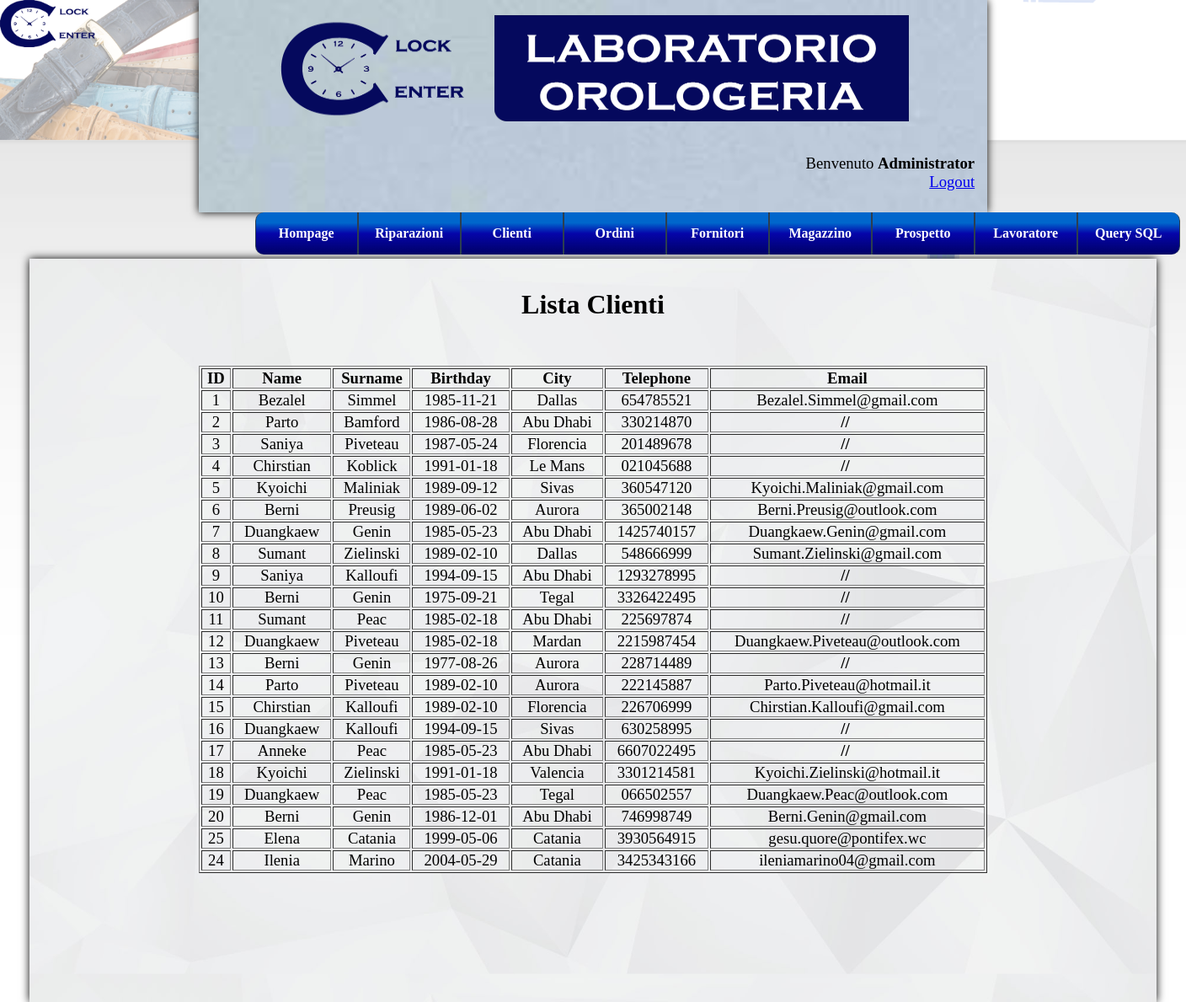
Screenshot of /clock.php?page=viewCustomers (signed in) with the database file from the repository.
### tables this page shows
CREATE TABLE IF NOT EXISTS `worker` (
  `id` int(11) NOT NULL AUTO_INCREMENT,
  `username` varchar(20) NOT NULL,
  `password` varchar(30) NOT NULL,
  `name` varchar(30) DEFAULT NULL,
  PRIMARY KEY (`id`),
  UNIQUE KEY `username` (`username`)
);

CREATE TABLE IF NOT EXISTS `customer` (
  `id` int(11) NOT NULL AUTO_INCREMENT,
  `name` varchar(30) NOT NULL,
  `surname` varchar(30) NOT NULL,
  `birthday` date NOT NULL,
  `city` varchar(30) NOT NULL,
  `telephone` varchar(15) NOT NULL,
  `email` varchar(50) DEFAULT NULL,
  PRIMARY KEY (`id`),
  UNIQUE KEY `name` (`name`,`surname`,`birthday`,`city`,`telephone`)
);

### include/Customer/view.php (the view)
<br><br>
<h1 align="center">Lista Clienti</h1>
<br><br><br>
<?php
	$query="SELECT * FROM `customer`;";
	if(!($result=mysql_query($query,$connection))){
		echo "<br><br><br><p align=\"center\">ERRORE. Impossibile visualizzare la lista.</p><br>";
		echo "<p align=\"center\"><img src=\"images/errore.png\" height=\"80\" width=\"80\"></p>";
		die("");
	}
	echo "<table border=\"1\" width=\"70%\" class=\"tab\">";
		echo "<th>ID<th>Name<th>Surname<th>Birthday<th>City<th>Telephone<th>Email";
		if(mysql_num_rows($result)>0){
			while($rs=mysql_fetch_row($result)){
				echo "<tr>";
				$indice=count($rs);
				for($i=0; $i<$indice; $i++){
					if($rs[$i]!=NULL)
						echo "<td align=\"center\">&nbsp;".$rs[$i]."&nbsp;</td>";
					else
						echo "<td align=\"center\">&nbsp;<strong>//</strong> &nbsp;</td>";
				}
				echo "</tr>";
			}
		}else{
			echo "<br><br>Nessun risultato trovato.";
		}
	echo "</table>";
?>

### clock.php (shortened to what this page needs)
<?php
	if(!($connection=mysql_connect("localhost","root","")))
		die ("ERRORE. Non riesco a contattare il server DBMS");
	if(!isset($_SESSION["id_utente"])){
		$page="index.php";
		header('Refresh: 3; url=' . $page);
		echo "<br><br>Errore. Effettuare prima il login!<br>Attendi...";
		echo "<br><br>Clicca <a href=\"index.php\">qui</a> se non vieni reindirizzato automaticamente.";
	}else{
		$iduser=$_SESSION["id_utente"];
		$query="SELECT `name`,`username` FROM worker ".
				"WHERE \"$iduser\"=`id`;";
		if(!($result=mysql_query($query,$connection)))
			die("ERRORE. Query non eseguita");
		if(mysql_num_rows($result)>0){
			$rs=mysql_fetch_row($result);
			if($rs[0]=="")	$user=$rs[1];	else	$user=$rs[0];
		}else{
			echo "ERRORE!";
		}
?>
<html>
	<head>
	</head>
	<body class="bodycss" background="images\background.png">
		<a href="index.php"><img src="images\logo.png" align="left" height="7%" width="8%"></a>
		<div class="container">
			<div class="clocktop">
				<br>
				<p align="center"><img src="images/welcome.png"; width="80%"; height="50%"></p>
				<br><br><br>
				<?php
					echo "<p class=\"plogout\" align=\"right\">Benvenuto <strong>".$user."</strong><br><a href=\"logout.php\">Logout</a></p>";
				?>
			</div>
			<div <?php if($iduser!=1){ ?> class="divmenu" <?php }else{ ?> class="divmenuAdmin" <?php } ?> >
				<?php include 'include/menu.php'; ?>
			</div>
			<div class="clockbottom">
				<?php include 'include/IFmenu.php';	?>
			</div>
		</div>
	</body>
</html>
<?php }  ?>

### style.css (style rules this page uses)
p.plogout { font-size: 14pt; margin: 5px; position: relative; top: -20px; right: 10px; }
body.bodycss { background-repeat: no-repeat; background-size: cover; background-size: 100% auto; }
div.container { width: 95%; height: 105%; margin: auto; }
div.clocktop { width: 70%; height: 30%; padding: 0px; margin:auto; background-image: url('images/grigio-chiaro.jpg'); box-shadow: 0px 0px 10px #000; background-size: 100% auto; }
div.clockbottom { width: 100%; height: 105%; padding: 0px; margin-top:5px; box-shadow: 0px 0px 10px #000; background-image: url('images/grigio.jpg'); background-size: 100% auto; }
table.tab { font-size: 14pt; }

### menu.css (style rules this page uses)
* { margin: 0 auto; padding: 0; }
div.divmenuAdmin { position: relative; width: 100%; padding: 0px; margin-left: 20%; }

### rows the page displays
worker: name "Administrator"
customer: id "1", name "Bezalel", surname "Simmel", birthday "1985-11-21", city "Dallas", telephone "654785521", email "Bezalel.Simmel@gmail.com"
customer: id "2", name "Parto", surname "Bamford", birthday "1986-08-28", city "Abu Dhabi", telephone "330214870"
customer: id "3", name "Saniya", surname "Piveteau", birthday "1987-05-24", city "Florencia", telephone "201489678"
customer: id "4", name "Chirstian", surname "Koblick", birthday "1991-01-18", city "Le Mans", telephone "021045688"
customer: id "5", name "Kyoichi", surname "Maliniak", birthday "1989-09-12", city "Sivas", telephone "360547120", email "Kyoichi.Maliniak@gmail.com"
customer: id "6", name "Berni", surname "Preusig", birthday "1989-06-02", city "Aurora", telephone "365002148", email "Berni.Preusig@outlook.com"
customer: id "7", name "Duangkaew", surname "Genin", birthday "1985-05-23", city "Abu Dhabi", telephone "1425740157", email "Duangkaew.Genin@gmail.com"
customer: id "8", name "Sumant", surname "Zielinski", birthday "1989-02-10", city "Dallas", telephone "548666999", email "Sumant.Zielinski@gmail.com"
customer: id "9", name "Saniya", surname "Kalloufi", birthday "1994-09-15", city "Abu Dhabi", telephone "1293278995"
customer: id "10", name "Berni", surname "Genin", birthday "1975-09-21", city "Tegal", telephone "3326422495"
customer: id "11", name "Sumant", surname "Peac", birthday "1985-02-18", city "Abu Dhabi", telephone "225697874"
customer: id "12", name "Duangkaew", surname "Piveteau", birthday "1985-02-18", city "Mardan", telephone "2215987454", email "Duangkaew.Piveteau@outlook.com"
customer: id "13", name "Berni", surname "Genin", birthday "1977-08-26", city "Aurora", telephone "228714489"
customer: id "14", name "Parto", surname "Piveteau", birthday "1989-02-10", city "Aurora", telephone "222145887", email "Parto.Piveteau@hotmail.it"
customer: id "15", name "Chirstian", surname "Kalloufi", birthday "1989-02-10", city "Florencia", telephone "226706999", email "Chirstian.Kalloufi@gmail.com"
customer: id "16", name "Duangkaew", surname "Kalloufi", birthday "1994-09-15", city "Sivas", telephone "630258995"
customer: id "17", name "Anneke", surname "Peac", birthday "1985-05-23", city "Abu Dhabi", telephone "6607022495"
customer: id "18", name "Kyoichi", surname "Zielinski", birthday "1991-01-18", city "Valencia", telephone "3301214581", email "Kyoichi.Zielinski@hotmail.it"
customer: id "19", name "Duangkaew", surname "Peac", birthday "1985-05-23", city "Tegal", telephone "066502557", email "Duangkaew.Peac@outlook.com"
customer: id "20", name "Berni", surname "Genin", birthday "1986-12-01", city "Abu Dhabi", telephone "746998749", email "Berni.Genin@gmail.com"
customer: id "25", name "Elena", surname "Catania", birthday "1999-05-06", city "Catania", telephone "3930564915", email "gesu.quore@pontifex.wc"
customer: id "24", name "Ilenia", surname "Marino", birthday "2004-05-29", city "Catania", telephone "3425343166", email "ileniamarino04@gmail.com"
